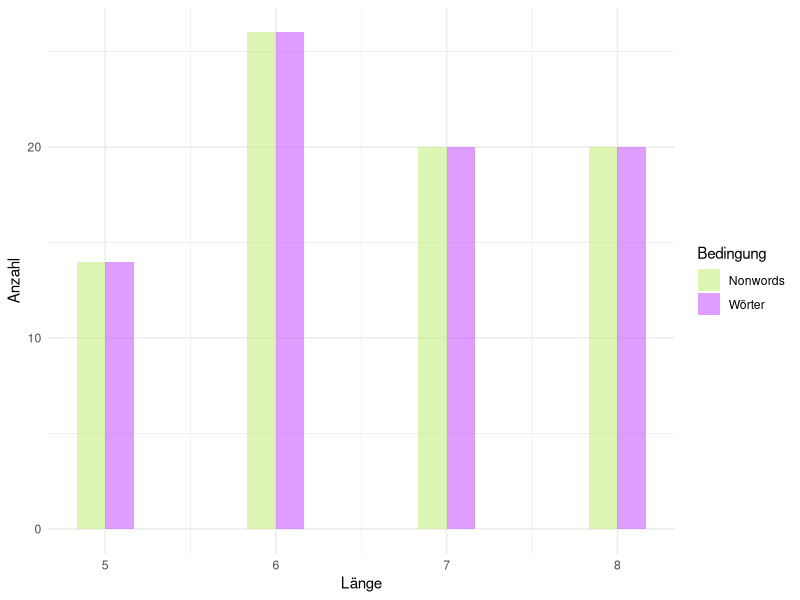
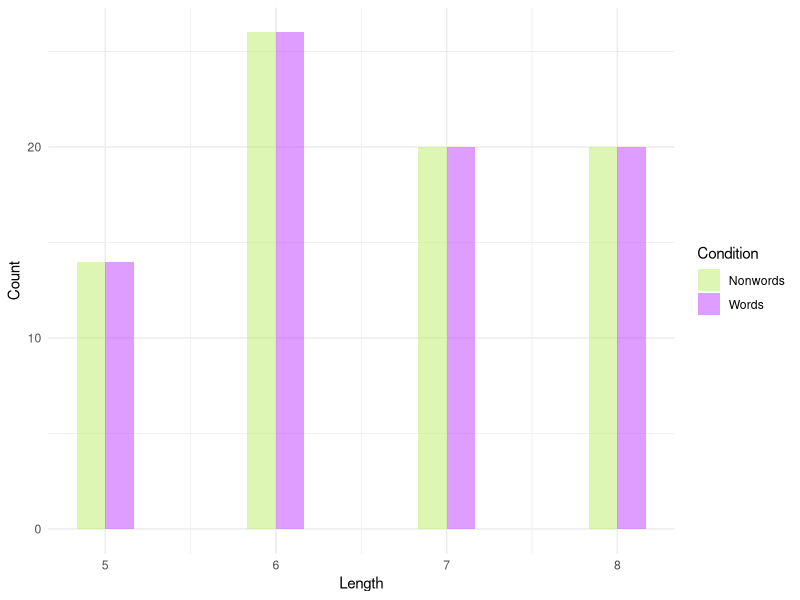
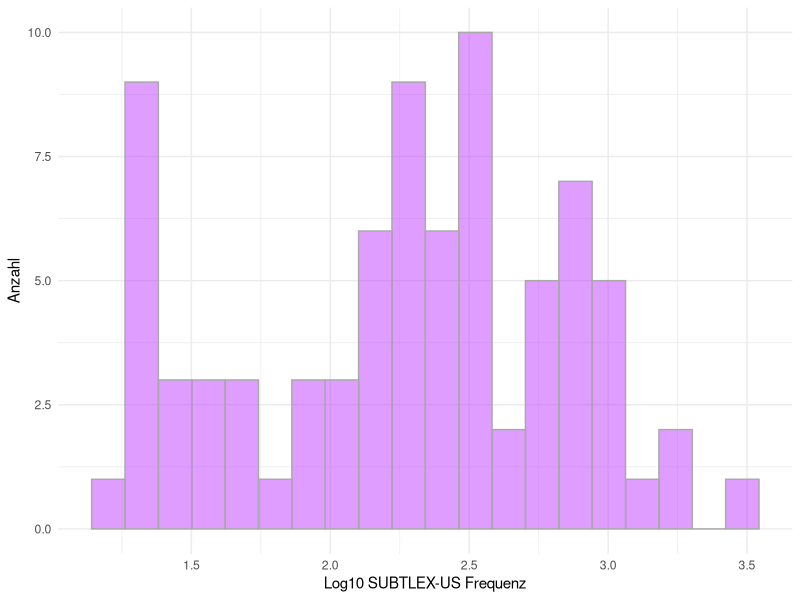
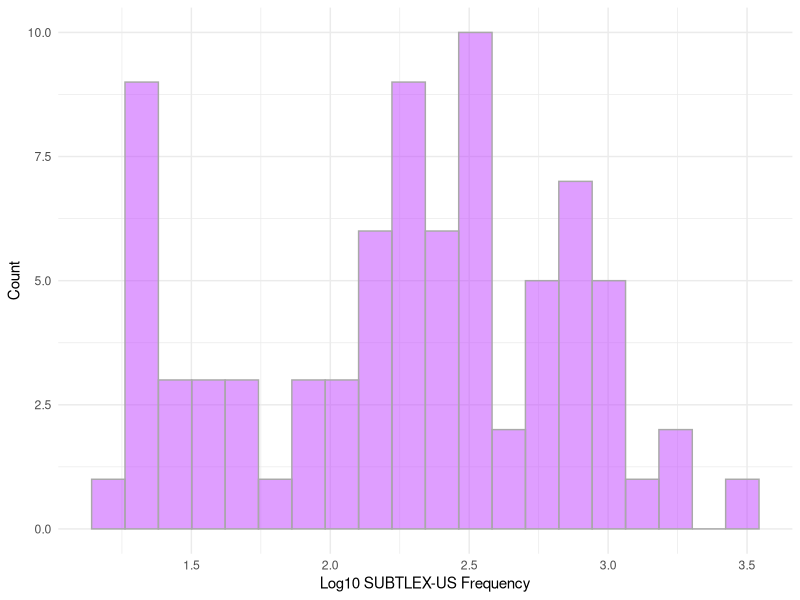
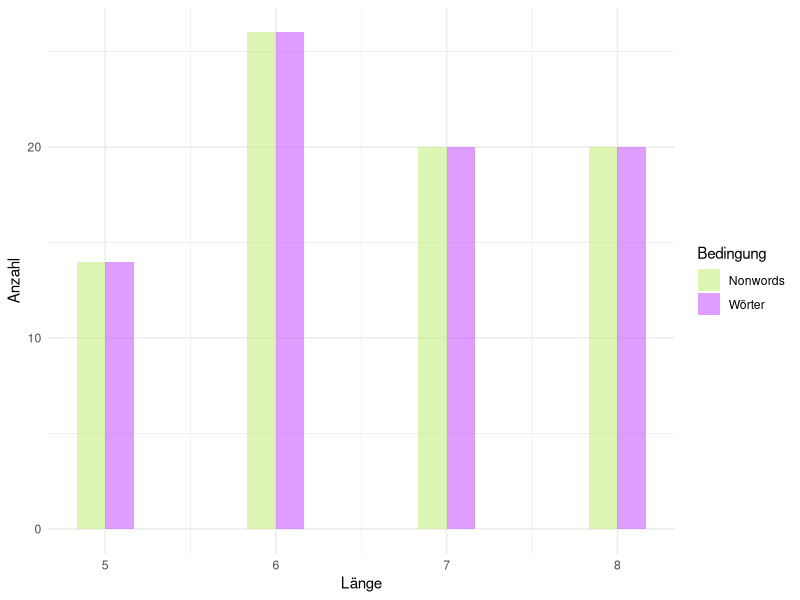
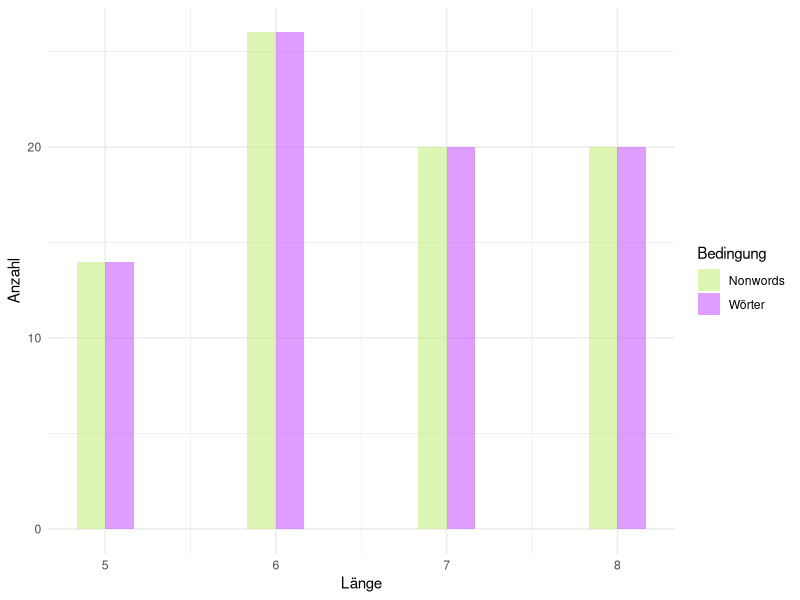
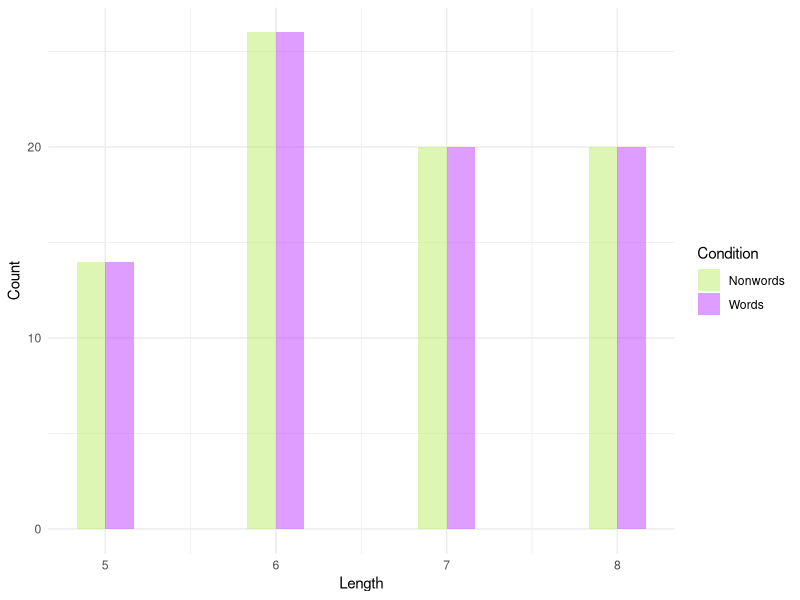
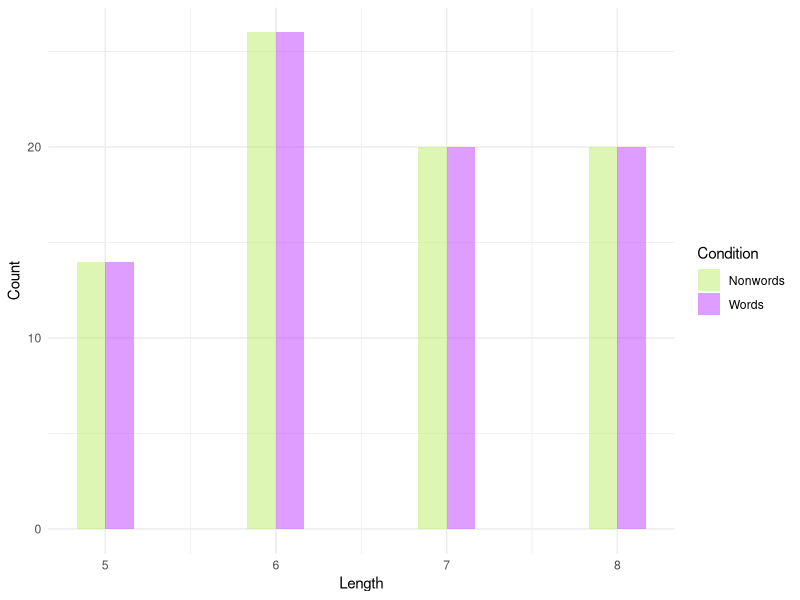

Generate these figures, in order, with R:
## ---- chunk 1
library(tidyverse)
knitr::opts_chunk$set(
  echo = TRUE,
  message = FALSE,
  warning = FALSE
)


## ---- chunk 2
# Deutsche Plot-Einstellungen
farben = c("darkolivegreen2", "darkorchid1")
namen = c("Nonwords", "Wörter")
farbe_wörter = c("darkorchid1")

# Englische Plot-Einstellungen
colours = c("darkolivegreen2", "darkorchid1")
names = c("Nonwords", "Words")
colour_words = c("darkorchid1")
## ---- chunk 3
# Datensatz laden
df <- read_delim("dataset_experiment_stimuli_with_prac.csv", delim = ";")

# practice items herausfiltern
df <- df %>% filter(Item_type == "exp")
## ---- chunk 4
df %>%
  group_by(Condition) %>%
  summarise(
    mean_length = mean(Length),
    sd_length   = sd(Length),
    min_length  = min(Length),
    max_length  = max(Length),
    n = n()
  )
## ---- chunk 5
t.test(Length ~ Condition, data = df)
## ---- chunk 6
p_length <- ggplot(df, aes(x = Length, fill = Condition)) +
  geom_histogram(position = "dodge", alpha = 0.5, bins = 10) +
  theme_minimal() +
  scale_fill_manual(values = farben, labels = namen) +
  labs(x = "Länge", y = "Anzahl", fill = "Bedingung")

p_length

# export plot (pdf & png)
ggsave("länge_verteilung.pdf", p_length, width = 6, height = 4)
ggsave("länge_verteilung.png", p_length, width = 6, height = 4, dpi = 300)
## ---- chunk 7
p_length <- ggplot(df, aes(x = Length, fill = Condition)) +
  geom_histogram(position = "dodge", alpha = 0.5, bins = 10) +
  theme_minimal() +
  scale_fill_manual(values = colours, labels = names) +
  labs(x = "Length", y = "Count", fill = "Condition")

p_length

# export plot (pdf & png)
ggsave("length_distribution.pdf", p_length, width = 6, height = 4)
ggsave("length_distribution.png", p_length, width = 6, height = 4, dpi = 300)
## ---- chunk 8
words <- df %>% filter(Condition == "word")

words %>%
  summarise(
    mean_freq = mean(Lg10SUBTLEX_US),
    sd_freq   = sd(Lg10SUBTLEX_US),
    min_freq  = min(Lg10SUBTLEX_US),
    max_freq  = max(Lg10SUBTLEX_US),
    n = n()
  )
## ---- chunk 9
p_freq <- ggplot(words, aes(x = Lg10SUBTLEX_US)) +
  geom_histogram(bins = 20, fill = farbe_wörter, color = "darkgrey", alpha = 0.5) +
  theme_minimal() +
  labs(x = "Log10 SUBTLEX-US Frequenz", y = "Anzahl")

p_freq

# export plot (pdf & png)
ggsave("frequenz_verteilung.pdf", p_freq, width = 6, height = 4)
ggsave("frequenz_verteilung.png", p_freq, width = 6, height = 4, dpi = 300)
## ---- chunk 10
p_freq <- ggplot(words, aes(x = Lg10SUBTLEX_US)) +
  geom_histogram(bins = 20, fill = colour_words, color = "darkgrey", alpha = 0.5) +
  theme_minimal() +
  labs(x = "Log10 SUBTLEX-US Frequency", y = "Count")

p_freq

# export plot (pdf & png)
ggsave("frequency_distribution.pdf", p_freq, width = 6, height = 4)
ggsave("frequency_distribution.png", p_freq, width = 6, height = 4, dpi = 300)
## ---- chunk 11
